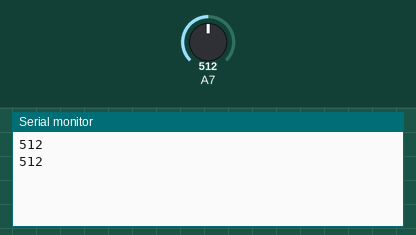
Recording of a sketch running on a simulated Arduino Nano, built with avr-gcc and run on an emulated ATmega328P. Parts: the last lines printed to the serial monitor. Inputs (shaded band) come from the test bench; at power-on: A7 = 512.

Above: at 1.8 s.
1.9 s: A7 set to 716
At 2.8 s:
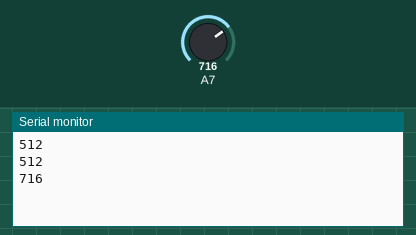
3.4 s: A7 set to 900
At 4.8 s:
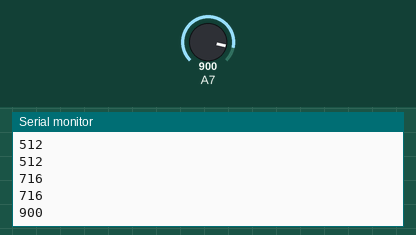
Timing chart, 0 to 6.4 s (numbered marks = the images above; inputs shaded):
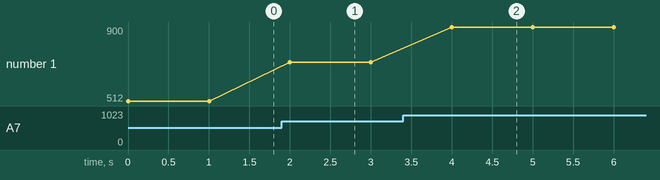

The sketch:

Random.ino
```cpp
void setup() {
  Serial.begin(9600);
  pinMode(A7, OUTPUT);
}

void loop() {
  analogWrite(A7, 255);
  int sensorValue = analogRead(A7);
  analogWrite(A7, 255);
  Serial.println(sensorValue);
  delay(1000);
}
```

Measured:
- after the input at 1.9 s, the serial monitor: prints a new line after 0.10 s (image 1)
- after the input at 3.4 s, the serial monitor: prints a new line after 0.60 s (image 2)
- plotted number 1: 512 → 716 after the input at 1.9 s, 716 → 900 after the input at 3.4 s
